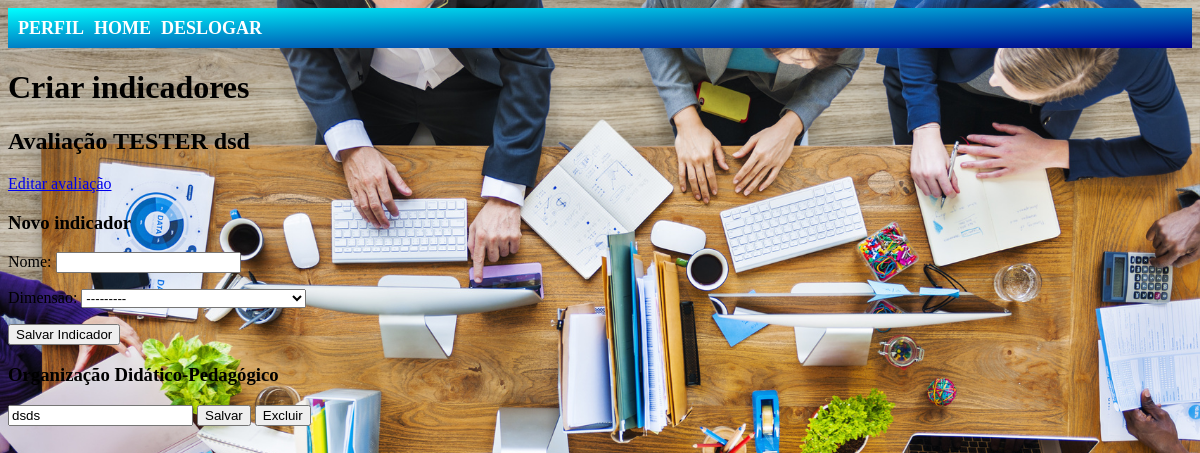
Before: /avaliacoes/criar_indicador/28/ (signed in) with the older database file.
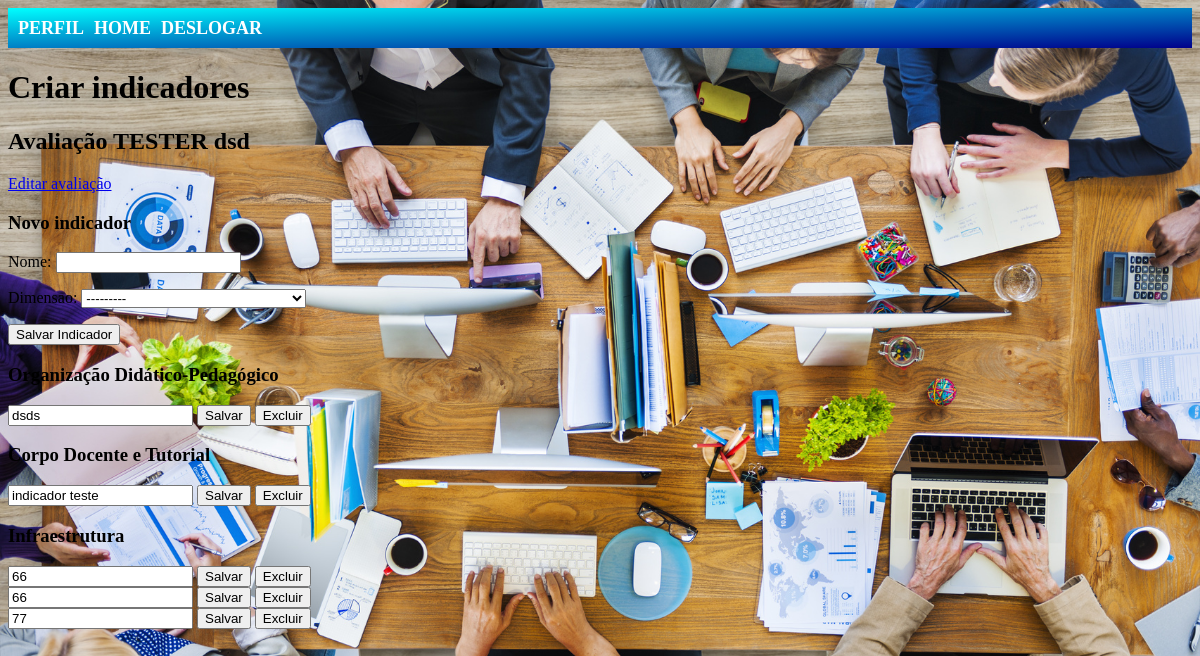
After: the same page with the newer database file.
### avaliacoes/models.py (models this page shows, shortened)
class Indicador(models.Model):
    DIMENSOES = (
        ('Organização Didático-Pedagógico', 'Organização Didático-Pedagógico'),
        ('Corpo Docente e Tutorial', 'Corpo Docente e Tutorial'),
        ('Infraestrutura', 'Infraestrutura'),
    )
    nome = models.CharField(max_length=255)
    dimensao = models.CharField(max_length=255, choices=DIMENSOES)
    avaliacao = models.ForeignKey(Avaliacao, on_delete=models.CASCADE, related_name='indicadores')

### avaliacoes/views.py (the view)
# urls.py: path('criar_indicador/<int:avaliacao_id>/', views.criar_indicador, name='criar_indicador'),
@login_required
def criar_indicador(request, avaliacao_id):
    avaliacao = get_object_or_404(Avaliacao, id=avaliacao_id)
    if request.user != avaliacao.distribuidor:
        messages.error(request, 'Você não tem permissão para criar indicadores nesta avaliação.')
        return redirect('avaliacoes:home')
    if request.method == 'POST':
        form = IndicadorForm(request.POST)
        if form.is_valid():
            nome = form.cleaned_data['nome']
            dimensao = form.cleaned_data['dimensao']
            Indicador.objects.create(nome=nome, dimensao=dimensao, avaliacao=avaliacao)
            messages.success(request, 'Indicador criado com sucesso!')
            return redirect('avaliacoes:criar_indicador', avaliacao_id=avaliacao.id)
    else:
        form = IndicadorForm()
    indicadores = Indicador.objects.filter(avaliacao=avaliacao)
    indicadores_por_dimensao = {}
    for indicador in indicadores:
        if indicador.dimensao not in indicadores_por_dimensao:
            indicadores_por_dimensao[indicador.dimensao] = []
        indicadores_por_dimensao[indicador.dimensao].append(indicador)
    return render(request, 'avaliacoes/criar_indicador.html', {
        'avaliacao': avaliacao,
        'form': form,
        'indicadores_por_dimensao': indicadores_por_dimensao,
    })

### avaliacoes/forms.py
class IndicadorForm(forms.ModelForm):
    class Meta:
        model = Indicador
        fields = ('nome', 'dimensao')

### templates/avaliacoes/criar_indicador.html (shortened to what this page needs)
{% extends 'base.html' %}
{% block content %}
    <h1>Criar indicadores</h1>
    <h2>{{ avaliacao.nome }}</h2>
    <a href="{% url 'avaliacoes:editar_avaliacao' avaliacao.id %}">Editar avaliação</a>
    <h3>Novo indicador</h3>
    <form action="{% url 'avaliacoes:criar_indicador' avaliacao.id %}" method="post">
        {{ form.as_p }}
        <button type="submit">Salvar Indicador</button>
    </form>
    {% for dimensao, indicadores in indicadores_por_dimensao.items %}
        <h3>{{ dimensao }}</h3>
        {% for indicador in indicadores %}
            <div>
                <form action="{% url 'avaliacoes:editar_indicador' indicador.id %}" method="post" style="display: inline;">
                    <input type="text" name="nome" value="{{ indicador.nome }}">
                    <button type="submit">Salvar</button>
                </form>
                <form action="{% url 'avaliacoes:excluir_indicador' indicador.id %}" method="post" style="display: inline;">
                    <button type="submit">Excluir</button>
                </form>
            </div>
        {% endfor %}
    {% endfor %}
{% endblock %}

Changed rows visible on the page:
added Indicador: dimensao "Corpo Docente e Tutorial", nome "indicador teste"
added Indicador: dimensao "Infraestrutura", nome "66"
added Indicador: nome "66", shown under "Infraestrutura"
added Indicador: nome "77", shown under "Infraestrutura"
